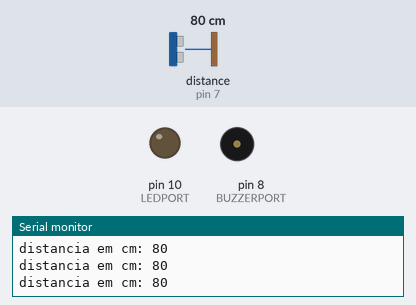
A sketch run on a simulated Arduino Uno, built with avr-gcc and run on an emulated ATmega328P. On the bench: output pins drawn as LEDs (lit = HIGH), buzzer (waves = sounding), the last lines printed to the serial monitor. Wiring (inferred from the names in the program): ultrasonic range finder: trigger pin 6; echo pin 7. The inputs (shaded band) are chosen by the test bench; at power-on: distance to the obstacle (sensor on pin 7) 80 cm. The echo pulse lasts 58.3 µs per cm; pins used as bus, display or sensor lines are not drawn.

Above: at 1.2 s.
1.3 s: distance to the obstacle (sensor on pin 7) set to 2 cm
At 1.6 s:
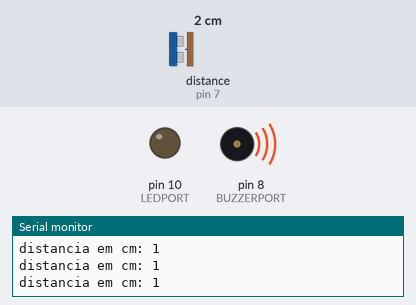
2.8 s: distance to the obstacle (sensor on pin 7) set to 60 cm
At 3.5 s:
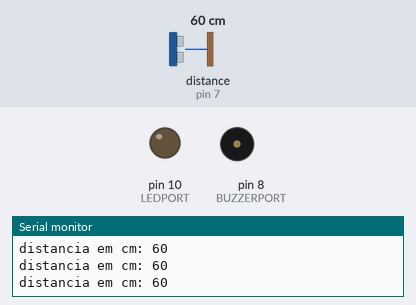
5.8 s: distance to the obstacle (sensor on pin 7) set to 4 cm
At 7.0 s:
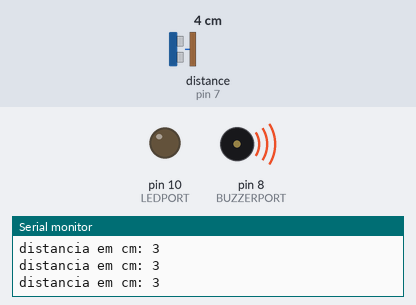
Timing chart, 0 to 8.8 s (numbered marks = the images above; inputs shaded):
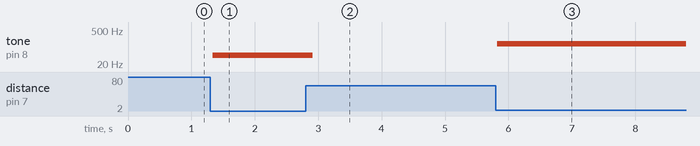

Measured:
- after the input at 1.3 s, tone on pin 8 (BUZZERPORT): silent → 45 Hz at once
- after the input at 2.8 s, tone on pin 8 (BUZZERPORT): 45 Hz → silent after 0.11 s
- after the input at 5.8 s, tone on pin 8 (BUZZERPORT): silent → 135 Hz at once

The sketch:

v1_0_Noise-controler.ino
```cpp
#define ECHOPIN 7
#define TRIGPIN 6
#define BUZZERPORT 8
#define LEDPORT 10

void setup()
{
  //inicia a porta serial
  Serial.begin(9600);

  //configura o ultrasom
  pinMode(ECHOPIN, INPUT); // define o pino como entrada (recebe)
  pinMode(TRIGPIN, OUTPUT); // define o pino como saida (envia)

  //configura o buzzer
  pinMode(BUZZERPORT, OUTPUT);
  pinMode(LEDPORT, OUTPUT);
}

void debugSerial(char custonText[], int value) {
  Serial.print(custonText);
  Serial.println(value);
}

int ultrasonicRead () {
  //seta o pino 12 com um pulso baixo "LOW" ou desligado ou ainda 0
  digitalWrite(TRIGPIN, LOW);
  // delay de 2 microssegundos
  delayMicroseconds(2);
  //seta o pino 12 com pulso alto "HIGH" ou ligado ou ainda 1
  digitalWrite(TRIGPIN, HIGH);
  //delay de 10 microssegundos
  delayMicroseconds(10);
  //seta o pino 12 com pulso baixo novamente
  digitalWrite(TRIGPIN, LOW);
  //pulseInt lê o tempo entre a chamada e o pino entrar em high
  long duration = pulseIn(ECHOPIN, HIGH);
  //Esse calculo é baseado em s = v . t, lembrando que o tempo vem dobrado
  //porque é o tempo de ida e volta do ultrassom
  long distance = duration / 29 / 2 ;
  return distance;
}

void makeBuzz (int pin, int frequence, int duration) {
  if ( frequence <= 50) {
      tone(pin,frequence * 45, duration);
  }
}

void loop()
{
  int resultado = ultrasonicRead();
  debugSerial("distancia em cm: ", resultado);
  makeBuzz(BUZZERPORT, resultado, 100);
}
```
